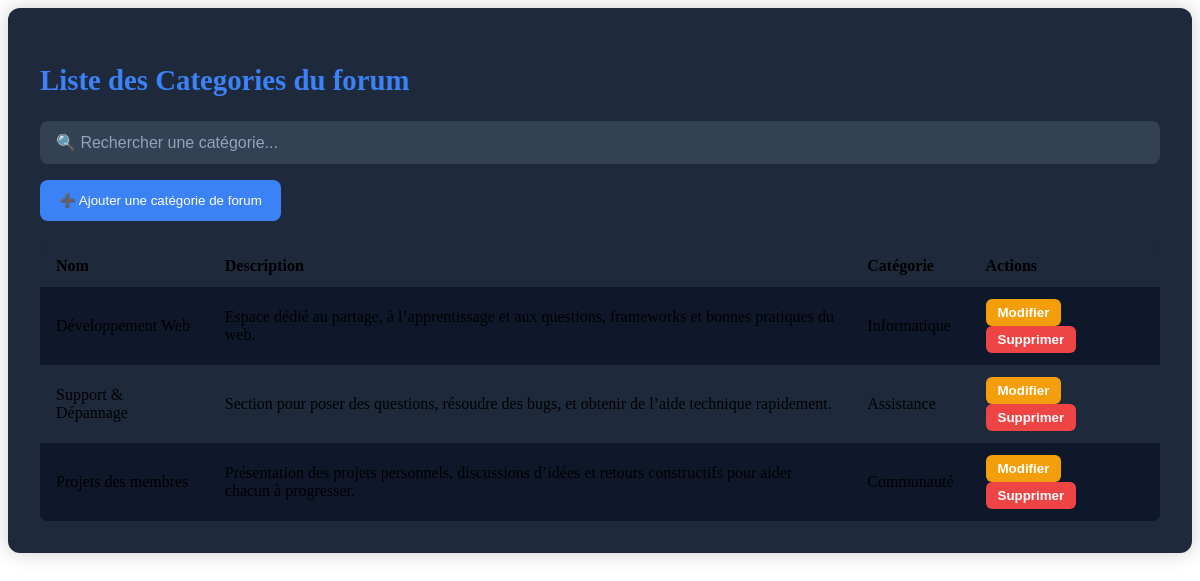
Page /vue/page_admin/CategorieForum.php on the committed database.
### tables this page shows
CREATE TABLE IF NOT EXISTS `categorie_forum` (
  `id_categorie_forum` int NOT NULL AUTO_INCREMENT,
  `nom` varchar(100) NOT NULL,
  `description` text,
  `categorie` varchar(100) DEFAULT NULL,
  PRIMARY KEY (`id_categorie_forum`)
);

### src/repository/CategorieForumRepository.php (called while the page is built, shortened)
<?php
class CategorieForumRepository
{
    private $bdd;
    public function __construct()
    {
        $this->bdd = new \BDD();
    }
    public function listeCategorie()
    {
        $sql = 'SELECT * FROM categorie_forum';
        $req = $this->bdd->getBdd()->prepare($sql);
        $req->execute();
        return $req->fetchAll(\PDO::FETCH_ASSOC);
    }
}

### src/bdd/BDD.php (called while the page is built)
<?php
class BDD
{
    private $bdd;
    public function __construct()
    {
            $this->bdd = new PDO('mysql:host=localhost;dbname=projetlprs;charset=utf8', 'root', '');
    }
    public function getBDD()
    {
        return $this->bdd;
    }
}

### vue/page_admin/CategorieForum.php (the view, shortened to what this page needs)
<?php
require_once __DIR__ . '/../../src/repository/CategorieForumRepository.php';
require_once __DIR__ . '/../../src/bdd/BDD.php';
$repo = new CategorieForumRepository();
$listeCategorieForum = $repo->listeCategorie();
?>
<div class="admin-container">
    <h2>Liste des Categories du forum</h2>
    <input type="text" id="search" class="search-bar" placeholder="🔍 Rechercher une catégorie..." onkeyup="filter()">
    <button class="btn-ajout" onclick="window.location.href='page_admin/crud/AjoutCategorieForum.php'">
        ➕ Ajouter une catégorie de forum
    </button>
    <table>
        <thead>
        <tr>
            <th>Nom</th>
            <th>Description</th>
            <th>Catégorie</th>
            <th>Actions</th>
        </tr>
        </thead>
        <tbody>
        <?php if (!empty($listeCategorieForum)) : ?>
            <?php foreach ($listeCategorieForum as $user): ?>
                <tr>
                    <td><?= htmlspecialchars($user['nom']) ?></td>
                    <td><?= htmlspecialchars($user['description']) ?></td>
                    <td><?= htmlspecialchars($user['categorie']) ?></td>
                    <td>
                        <button class="btn-action btn-modifier" onclick="window.location.href='../vue/page_admin/crud/ModifCategorieForum.php?id=<?= $user['id_categorie_forum'] ?>'">Modifier</button>
                        <button class="btn-action btn-supprimer" onclick="if(confirm('Supprimer cet evenement ?')) window.location.href='../src/traitement/CategorieForum/TraitementSuppresionCategorieForum.php?id=<?= $user['id_categorie_forum'] ?>'">Supprimer</button>
                    </td>
                </tr>
            <?php endforeach; ?>
        <?php else: ?>
            <tr><td colspan="10" style="text-align:center; opacity:0.7;">Aucune catégorie trouvé 😔</td></tr>
        <?php endif; ?>
        </tbody>
    </table>
</div>

### vue/page_admin/CategorieForum.php (style rules this page uses)
.admin-container { background: #1e293b; color: #f1f5f9; padding: 2rem; border-radius: 12px; box-shadow: 0 0 20px rgba(0,0,0,0.2); max-width: 1200px; margin: 0 auto; }
.admin-container h2 { color: #3b82f6; font-size: 1.8rem; margin-bottom: 1.5rem; }
.search-bar { width: 100%; padding: 0.8rem 1rem; margin-bottom: 1rem; border: none; border-radius: 8px; background: #334155; color: white; font-size: 1rem; }
.search-bar::placeholder { color: #94a3b8; }
.btn-ajout { background: #3b82f6; border: none; color: white; padding: 0.8rem 1.2rem; border-radius: 8px; cursor: pointer; margin-bottom: 1.5rem; transition: 0.2s; }
table { width: 100%; border-collapse: collapse; background: #0f172a; border-radius: 8px; overflow: hidden; }
th, td { text-align: left; padding: 12px 16px; }
thead { background: #1e293b; }
tbody tr:nth-child(odd) { background: #0f172a; }
tbody tr:nth-child(even) { background: #1e293b; }
.btn-action { border: none; padding: 6px 12px; border-radius: 6px; cursor: pointer; font-weight: bold; color: white; transition: 0.2s; }
.btn-modifier { background: #f59e0b; }
.btn-supprimer { background: #ef4444; }

### rows in the picture
categorie_forum: nom "Développement Web", description "Espace dédié au partage, à l’apprentissage et aux questions, frameworks et bonnes pratiques du web.", categorie "Informatique"
categorie_forum: nom "Support & Dépannage", description "Section pour poser des questions, résoudre des bugs, et obtenir de l’aide technique rapidement.", categorie "Assistance"
categorie_forum: nom "Projets des membres", description "Présentation des projets personnels, discussions d’idées et retours constructifs pour aider chacun à progresser.", categorie "Communauté"
